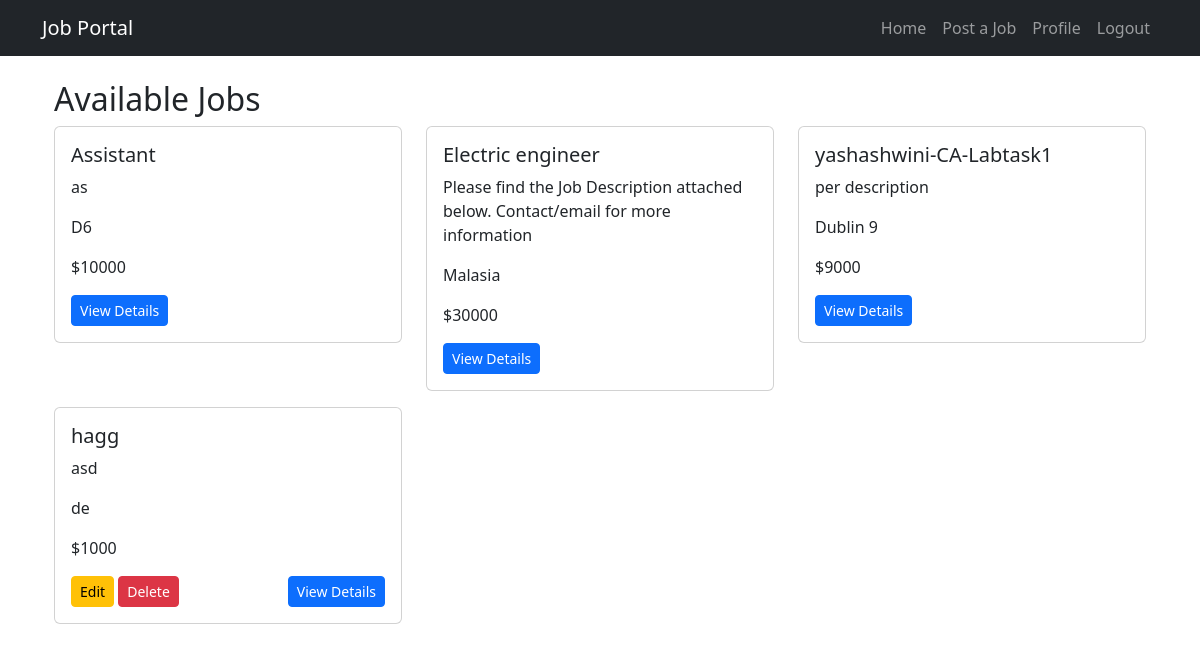
The app's page /jobs/ (signed in) with its own data.
### jobs/models.py (models this page shows, shortened)
class Job(models.Model):
    title = models.CharField(max_length=200)
    description = models.TextField()
    company = models.CharField(max_length=200)
    location = models.CharField(max_length=100)
    salary = models.PositiveIntegerField()
    posted_at = models.DateTimeField(auto_now_add=True)
    employer = models.ForeignKey(User, on_delete=models.CASCADE, related_name="jobs", default=1)

### jobs/views.py (the view)
# urls.py: path("jobs/", views.job_list, name="job_list"),
def job_list(request):
    jobs = Job.objects.all()
    return render(request, "jobs/job_list.html", {"jobs": jobs})

### jobs/templates/jobs/job_list.html
{% extends 'base.html' %}
{% block content %}
<div class="container">
    <h2>Available Jobs</h2>
    <div class="row">
        {% for job in jobs %}
        <div class="col-md-4">
            <div class="card mb-3">
                <div class="card-body">
                    <h5 class="card-title">{{ job.title }}</h5>
                    <p class="card-text">{{ job.description }}</p>
                    <p class="card-text">{{ job.location }}</p>
                    <p class="card-text">${{ job.salary }}</p>
                    <div class="d-flex justify-content-between align-items-center">
                        {% if request.user.is_employer and request.user == job.employer %}
                        <div>
                            <a href="{% url 'job_update' job.pk %}" class="btn btn-warning btn-sm">Edit</a>
                            <a href="{% url 'job_delete' job.pk %}" class="btn btn-danger btn-sm">Delete</a>
                        </div>
                        {% endif %}
                        <a href="{% url 'job_detail' job.id %}" class="btn btn-primary btn-sm">View Details</a>
                    </div>
                </div>
            </div>
        </div>
        {% empty %}
        <div class="col-12">
            <p>No jobs available.</p>
        </div>
        {% endfor %}
    </div>
</div>
{% endblock %}

### records on screen
Job: title "Assistant", description "as", location "D6", salary "10000"
Job: title "Electric engineer", description "Please find the Job Description attached below. Contact/email for more information", location "Malasia", salary "30000"
Job: title "yashashwini-CA-Labtask1", description "per description", location "Dublin 9", salary "9000"
Job: title "hagg", description "asd", location "de", salary "1000", shows "Edit"
